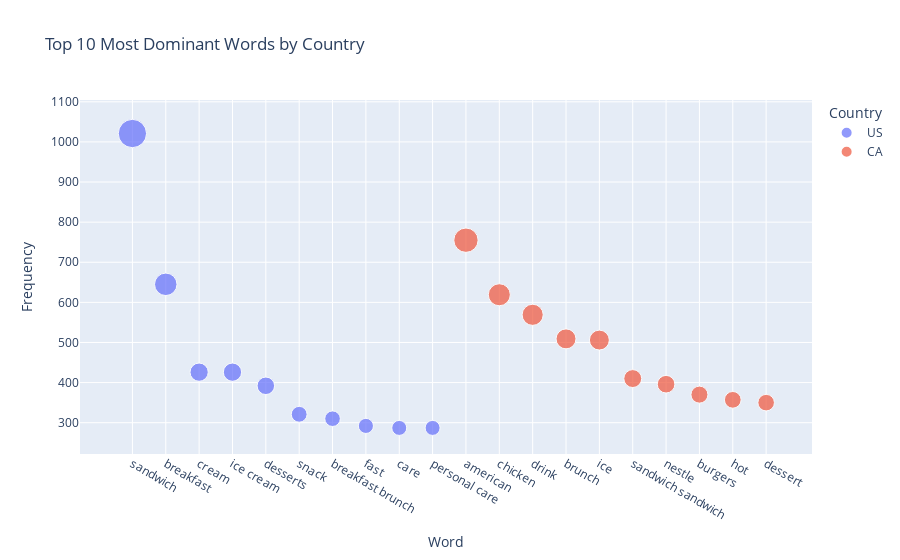

This figure's notebook cell:
### Code cell
import plotly.express as px

# Create an interactive scatter plot
fig = px.scatter(
    top_words_df,
    x='word',
    y='count',
    size='count',
    color='country',
    hover_name='word',
    hover_data={'count': True, 'country': True},
    title='Top 10 Most Dominant Words by Country',
    labels={'word': 'Word', 'count': 'Frequency'}
)

# Update layout to add a legend and adjust the appearance
fig.update_layout(
    legend_title='Country',
    xaxis_title='Word',
    yaxis_title='Frequency',
    xaxis=dict(tickmode='linear'),
    showlegend=True
)

# Show the plot
fig.show()

### Figure 1 — Plotly figure (JSON) as saved in the notebook; plotly's stock layout.template omitted (floating-point values rounded to 4 significant figures)
{"data": [{"customdata": [["US"], ["US"], ["US"], ["US"], ["US"], ["US"], ["US"], ["US"], ["US"], ["US"]], "hovertemplate": "<b>%{hovertext}</b><br><br>country=%{customdata[0]}<br>Word=%{x}<br>Frequency=%{marker.size}<extra></extra>", "hovertext": ["sandwich", "breakfast", "cream", "ice cream", "desserts", "snack", "breakfast brunch", "fast", "care", "personal care"], "legendgroup": "US", "marker": {"color": "#636efa", "size": [1021, 645, 426, 426, 392, 321, 310, 292, 287, 287], "sizemode": "area", "sizeref": 2.553, "symbol": "circle"}, "mode": "markers", "name": "US", "orientation": "v", "showlegend": true, "type": "scatter", "x": ["sandwich", "breakfast", "cream", "ice cream", "desserts", "snack", "breakfast brunch", "fast", "care", "personal care"], "xaxis": "x", "y": [1021, 645, 426, 426, 392, 321, 310, 292, 287, 287], "yaxis": "y"}, {"customdata": [["CA"], ["CA"], ["CA"], ["CA"], ["CA"], ["CA"], ["CA"], ["CA"], ["CA"], ["CA"]], "hovertemplate": "<b>%{hovertext}</b><br><br>country=%{customdata[0]}<br>Word=%{x}<br>Frequency=%{marker.size}<extra></extra>", "hovertext": ["american", "chicken", "drink", "brunch", "ice", "sandwich sandwich", "nestle", "burgers", "hot", "dessert"], "legendgroup": "CA", "marker": {"color": "#EF553B", "size": [755, 619, 569, 509, 506, 410, 396, 370, 357, 350], "sizemode": "area", "sizeref": 2.553, "symbol": "circle"}, "mode": "markers", "name": "CA", "orientation": "v", "showlegend": true, "type": "scatter", "x": ["american", "chicken", "drink", "brunch", "ice", "sandwich sandwich", "nestle", "burgers", "hot", "dessert"], "xaxis": "x", "y": [755, 619, 569, 509, 506, 410, 396, 370, 357, 350], "yaxis": "y"}], "layout": {"legend": {"itemsizing": "constant", "title": {"text": "Country"}, "tracegroupgap": 0}, "showlegend": true, "title": {"text": "Top 10 Most Dominant Words by Country"}, "xaxis": {"anchor": "y", "domain": [0, 1], "tickmode": "linear", "title": {"text": "Word"}}, "yaxis": {"anchor": "x", "domain": [0, 1], "title": {"text": "Frequency"}}}}
